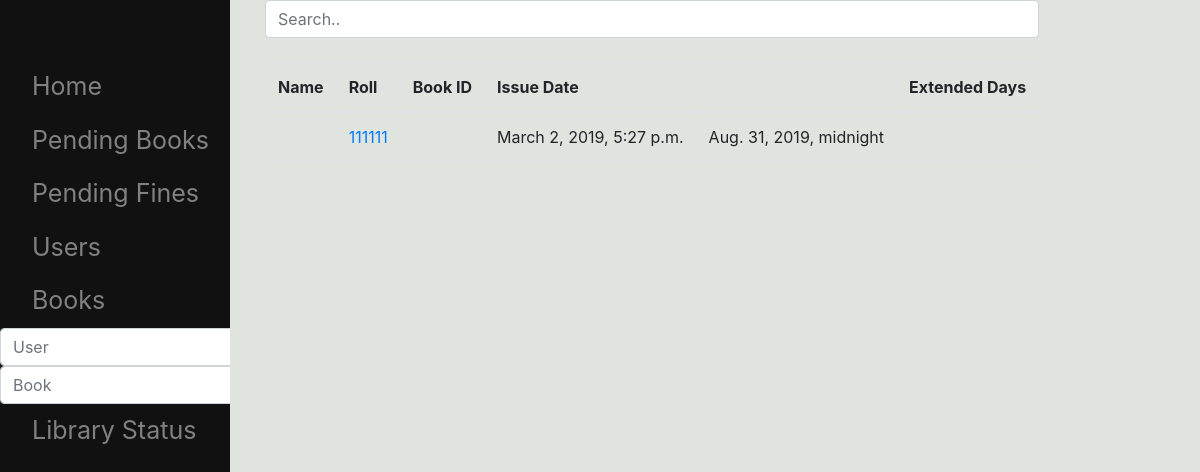
/pendingBooks/, run on an earlier commit of the app's database.
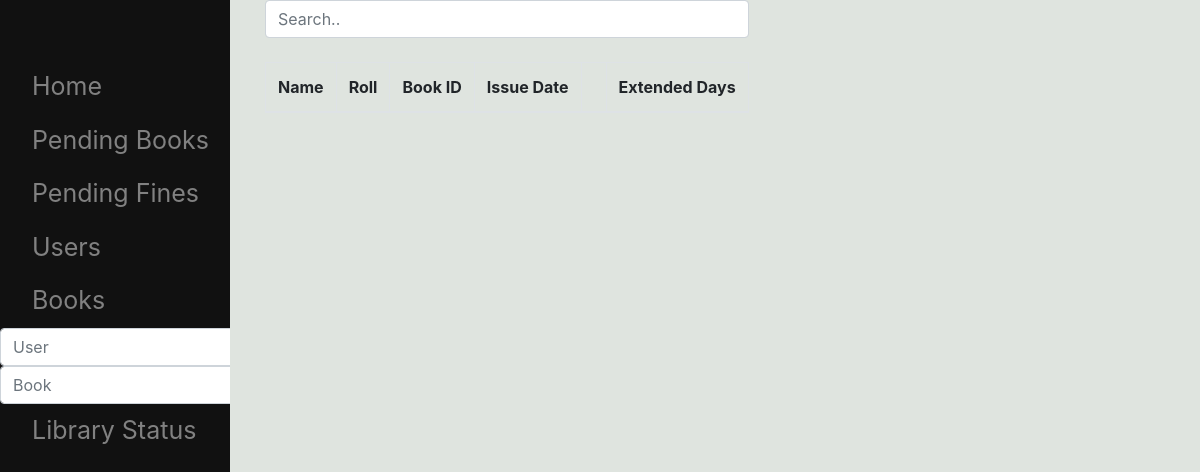
And on a later commit of the database.
### lm/models.py (models this page shows, shortened)
class Issue(models.Model):
    user = models.ForeignKey(Student,on_delete=models.CASCADE,null=True)
    book = models.ForeignKey(Book,on_delete=models.CASCADE,null=True,)
    day = models.ForeignKey(event_day,on_delete=models.CASCADE,null=True)
    issue_time = models.DateTimeField(auto_now_add=True,blank=True,editable=True)
    is_returned = models.BooleanField(default=False,editable=True)
    return_time = models.DateTimeField(auto_now_add=False,blank=True,editable=True,null=True)
    paid = models.BooleanField(default=False,editable=True)
    is_late = models.BooleanField(default=False,editable=True)
    mailSend = models.BooleanField(default=False)

class Student(models.Model):
    name = models.CharField(max_length=30,default=' ',editable=True)
    roll = models.IntegerField(editable=True,primary_key=True)
    image_path = models.ImageField(default='../static/lm/anon.png',editable=True)
    email = models.EmailField(blank=True,editable=True)
    payable_amount = models.IntegerField(default=0,editable=True)
    is_student = models.BooleanField(default=True,editable=True)
    is_active = models.BooleanField(default=True,null=False,editable=True)
    exist = models.BooleanField(default=True)
    bookCount = models.IntegerField(default=0)

### lm/views.py (the view)
# urls.py: path('pendingBooks/',views.PendingBooks.as_view(),name='pendingbooks'),
class PendingBooks(generic.ListView):
    template_name = 'lm/pendingIssue.html'
    def get_queryset(self):
        return Issue.objects.all().filter(is_returned = False)

### lm/templates/lm/pendingIssue.html (shortened to what this page needs)
{% extends 'lm/base.html' %}
{% block body %}
<input class="form-control" id="myInput" type="text" placeholder="Search..">
  <br>
 <table class="table table-bordered">
    <thead>
      <tr>
        <th>Name</th>
        <th>Roll</th>
        <th>Book ID</th>
        <th>Issue Date</th>
        <th></th>
        <th>Extended Days</th>
      </tr>
    </thead>
     <tbody id="myTable" >
{% for issue in object_list %}
      <tr>
          <td>{{issue.user.name }}</td>
          <td><a href="{% url 'lm:user' issue.user.pk %}" >{{issue.user.roll }}</a></td>
          <td><a href="{% url 'lm:book' issue.book.pk %}" >{{issue.book.identity }}</a></td>
        <td>{{issue.issue_time }}</td>
        <td>{{issue.return_time }}</td>
        <td>{{ issue.dayLeft }}</td>
      </tr>
{% endfor %}
     </tbody>
  </table>
{% endblock %}

What changed in the data, as far as the page shows it:
no longer on this page (row edited): Issue: user.roll "111111", issue_time "March 2, 2019, 5:27 p.m.", return_time "Aug. 31, 2019, midnight"
